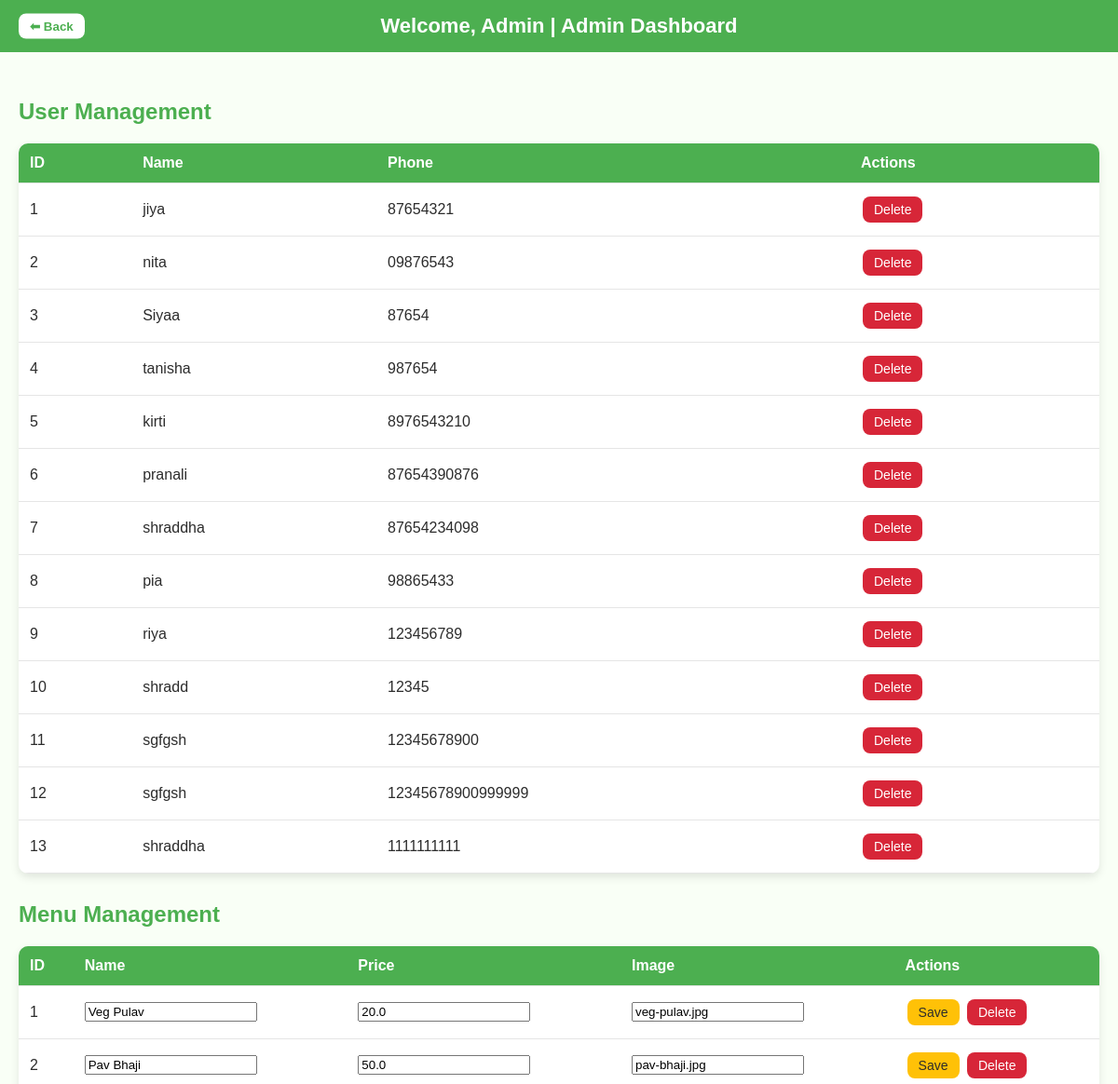
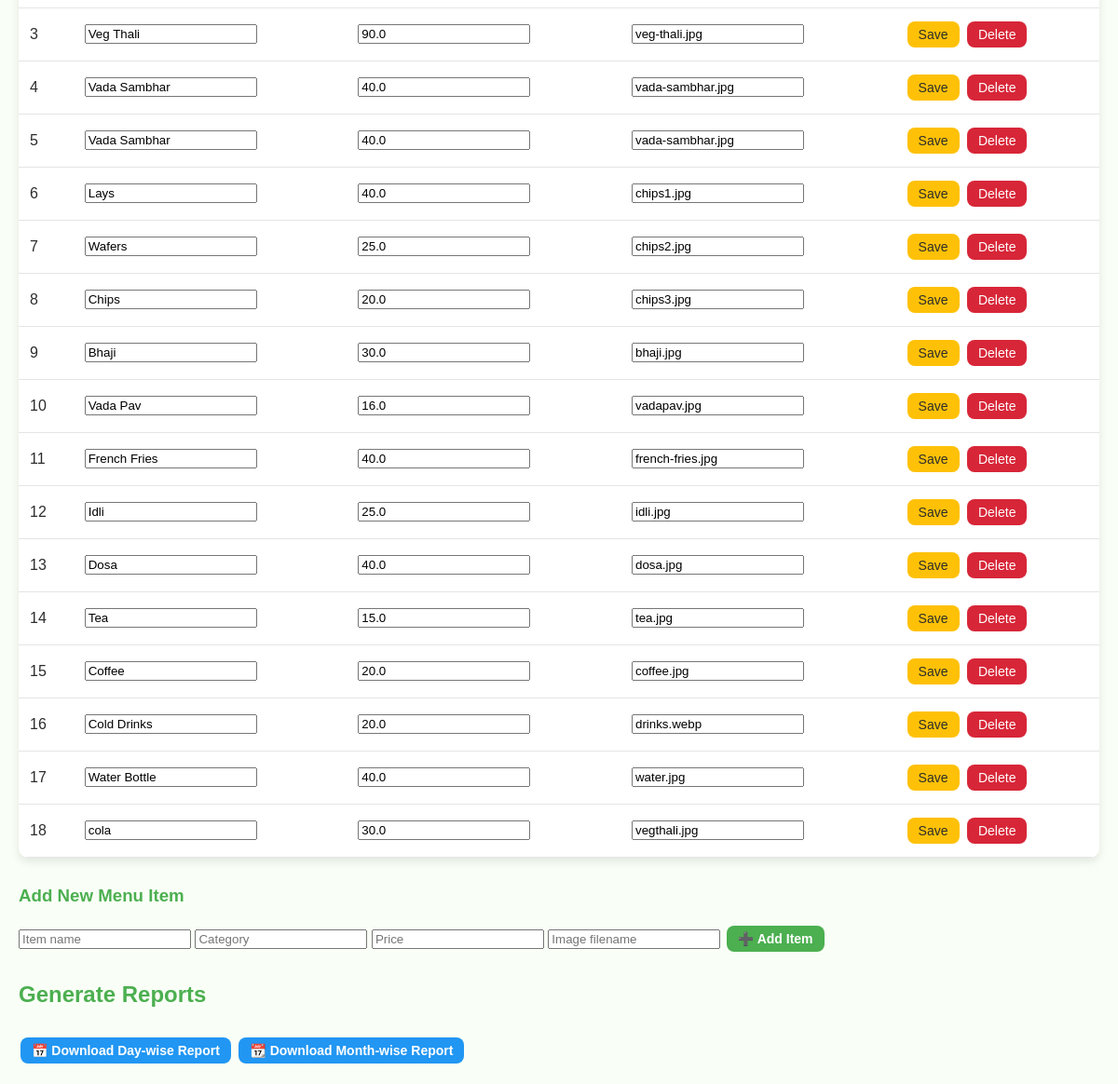
Screenshot of /admin/dashboard (signed in) with the database file from the repository (2 pictures, top to bottom).
### tables this page shows
CREATE TABLE users (
        id INTEGER PRIMARY KEY AUTOINCREMENT,
        name TEXT NOT NULL,
        phone TEXT UNIQUE NOT NULL,
        password TEXT NOT NULL
    );

CREATE TABLE menu (
        id INTEGER PRIMARY KEY AUTOINCREMENT,
        name TEXT NOT NULL,
        category TEXT,
        price REAL NOT NULL,
        image TEXT
    );

### app.py (the view)
@app.route("/admin/dashboard")
def admin_dashboard():
    if "admin_id" not in session:
        flash("Admin access only!", "danger")
        return redirect(url_for("admin_account"))
    conn = get_db_connection()
    c = conn.cursor()
    menu_items = c.execute("SELECT * FROM menu").fetchall()
    users = c.execute("SELECT * FROM users").fetchall()
    total_orders = c.execute("SELECT COUNT(*) as cnt FROM orders").fetchone()["cnt"]
    total_revenue = c.execute("SELECT SUM(total_amount) as s FROM orders").fetchone()["s"] or 0
    conn.close()
    return render_template(
        "admin_dashboard.html",
        menu_items=menu_items,
        users=users,
        admin_name=session.get("admin_name"),
        total_orders=total_orders,
        total_revenue=total_revenue
    )

### app.py (called while the page is built)
def get_db_connection():
    conn = sqlite3.connect("canteen.db")
    conn.row_factory = sqlite3.Row
    conn.execute("PRAGMA foreign_keys = ON")
    return conn

### templates/admin_dashboard.html (shortened to what this page needs)
<!DOCTYPE html>
<html lang="en">
  <head>
  </head>
  <body>
    <header>
      <button class="back-btn" onclick="window.history.back()">⬅ Back</button>
      Welcome, Admin | Admin Dashboard
    </header>
    <div class="container">
      <h2>User Management</h2>
      <table>
        <tr>
          <th>ID</th>
          <th>Name</th>
          <th>Phone</th>
          <th>Actions</th>
        </tr>
        {% for user in users %}
        <tr>
          <td>{{ user.id }}</td>
          <td>{{ user.name }}</td>
          <td>{{ user.phone }}</td>
          <td>
            <form method="POST" action="{{ url_for('admin_delete_user', user_id=user.id) }}">
              <button class="btn delete" type="submit">Delete</button>
            </form>
          </td>
        </tr>
        {% endfor %}
      </table>
      <h2>Menu Management</h2>
      <table>
        <tr>
          <th>ID</th>
          <th>Name</th>
          <th>Price</th>
          <th>Image</th>
          <th>Actions</th>
        </tr>
        {% for item in menu_items %}
        <tr>
          <td>{{ item.id }}</td>
          <td>
            <form method="POST" action="{{ url_for('admin_edit_menu', item_id=item.id) }}">
              <input type="text" name="name" value="{{ item.name }}" />
          </td>
          <td>
              <input type="number" step="0.01" name="price" value="{{ item.price }}" />
          </td>
          <td>
              <input type="text" name="image" value="{{ item.image }}" />
          </td>
          <td>
              <button class="btn edit" type="submit">Save</button>
            <form method="POST" action="{{ url_for('admin_delete_menu', item_id=item.id) }}">
              <button class="btn delete" type="submit">Delete</button>
            </form>
          </td>
        </tr>
        {% endfor %}
      </table>
      <h3>Add New Menu Item</h3>
      <form method="POST" action="{{ url_for('admin_add_menu') }}">
        <input type="text" name="name" placeholder="Item name" required />
        <input type="text" name="category" placeholder="Category" required />
        <input type="number" step="0.01" name="price" placeholder="Price" required />
        <input type="text" name="image" placeholder="Image filename" />
        <button class="btn add" type="submit">➕ Add Item</button>
      </form>
      <h2>Generate Reports</h2>
      <div class="report-buttons">
        <a href="{{ url_for('admin_day_report') }}" class="btn report">📅 Download Day-wise Report</a>
        <a href="{{ url_for('admin_report_month') }}" class="btn report">📆 Download Month-wise Report</a>
      </div>
    </div>
  </body>
</html>

### templates/admin_dashboard.html (style rules this page uses)
body { font-family: "Poppins", sans-serif; margin: 0; background: #f9fff6; color: #2c2c2c; }
header { background: #4caf50; color: white; padding: 15px 20px; text-align: center; font-size: 22px; font-weight: bold; position: relative; }
.back-btn { position: absolute; left: 20px; top: 50%; transform: translateY(-50%); background: white; color: #4caf50; border: none; padding: 6px 12px; border-radius: 8px; font-weight: 600; cursor: pointer; }
.container { padding: 20px; }
h2, h3 { margin-top: 30px; color: #4caf50; }
table { width: 100%; border-collapse: collapse; margin-top: 15px; background: white; border-radius: 10px; overflow: hidden; box-shadow: 0 4px 10px rgba(0, 0, 0, 0.1); }
th, td { padding: 12px; border-bottom: 1px solid #e5e5e5; text-align: left; }
th { background: #4caf50; color: white; }
.btn { padding: 6px 12px; border: none; border-radius: 8px; cursor: pointer; font-size: 14px; transition: 0.2s ease; margin: 2px; text-decoration: none; display: inline-block; }
.btn.edit { background: #ffc107; color: #2c2c2c; }
.btn.delete { background: #d72638; color: white; }
.btn.add { background: #4caf50; color: white; font-weight: bold; }
.btn.report { background: #2196f3; color: white; font-weight: bold; }
form { display: inline; }
.report-buttons { margin-top: 30px; }

### rows the page displays
users: id "1", name "jiya", phone "87654321"
users: id "2", name "nita", phone "09876543"
users: id "3", name "Siyaa", phone "87654"
users: id "4", name "tanisha", phone "987654"
users: id "5", name "kirti", phone "8976543210"
users: id "6", name "pranali", phone "87654390876"
users: id "7", name "shraddha", phone "87654234098"
users: id "8", name "pia", phone "98865433"
users: id "9", name "riya", phone "123456789"
users: id "10", name "shradd", phone "12345"
users: id "11", name "sgfgsh", phone "12345678900"
users: id "12", name "sgfgsh", phone "12345678900999999"
users: id "13", name "shraddha", phone "1111111111"
menu: id "1", name "Veg Pulav", price "20.0", image "veg-pulav.jpg"
menu: id "2", name "Pav Bhaji", price "50.0", image "pav-bhaji.jpg"
menu: id "3", name "Veg Thali", price "90.0", image "veg-thali.jpg"
menu: id "4", name "Vada Sambhar", price "40.0", image "vada-sambhar.jpg"
menu: id "5", name "Vada Sambhar", price "40.0", image "vada-sambhar.jpg"
menu: id "6", name "Lays", price "40.0", image "chips1.jpg"
menu: id "7", name "Wafers", price "25.0", image "chips2.jpg"
menu: id "8", name "Chips", price "20.0", image "chips3.jpg"
menu: id "9", name "Bhaji", price "30.0", image "bhaji.jpg"
menu: id "10", name "Vada Pav", price "16.0", image "vadapav.jpg"
menu: id "11", name "French Fries", price "40.0", image "french-fries.jpg"
menu: id "12", name "Idli", price "25.0", image "idli.jpg"
menu: id "13", name "Dosa", price "40.0", image "dosa.jpg"
menu: id "14", name "Tea", price "15.0", image "tea.jpg"
menu: id "15", name "Coffee", price "20.0", image "coffee.jpg"
menu: id "16", name "Cold Drinks", price "20.0", image "drinks.webp"
menu: id "17", name "Water Bottle", price "40.0", image "water.jpg"
menu: id "18", name "cola", price "30.0", image "vegthali.jpg"
